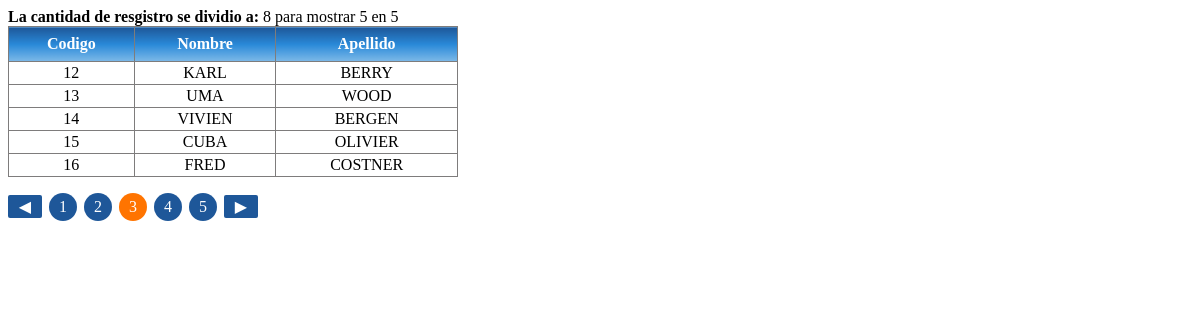
The app's page /?pag=3 with its own data.
### tables this page shows
CREATE TABLE `ejemplo_paginacion` (
  `id` int(5) NOT NULL AUTO_INCREMENT,
  `Nombre` varchar(45) NOT NULL,
  `Apellido` varchar(45) NOT NULL,
  PRIMARY KEY (`id`)
);

### paginador.php (the view)
<?php
$CantidadMostrar=5;
$conetar = new mysqli("localhost", "root", "", "turl");
if ($conetar->connect_errno) {
    echo "Fallo al conectar a MySQL: (" . $conetar->connect_errno . ") " . $conetar->connect_error;
}else{
    $compag         =(int)(!isset($_GET['pag'])) ? 1 : $_GET['pag'];
	$TotalReg       =$conetar->query("SELECT * FROM ejemplo_paginacion");
	$TotalRegistro  =ceil($TotalReg->num_rows/$CantidadMostrar);
	echo "<b>La cantidad de resgistro se dividio a: </b>".$TotalRegistro." para mostrar 5 en 5<br>";
	$consultavistas ="SELECT
						id,Nombre,Apellido
						FROM
						ejemplo_paginacion
						ORDER BY
						ejemplo_paginacion.id ASC
						LIMIT ".(($compag-1)*$CantidadMostrar)." , ".$CantidadMostrar;
	$consulta=$conetar->query($consultavistas);
         echo "<table><tr><th>Codigo</th><th>Nombre</th><th>Apellido</th></tr>";
	while ($lista=$consulta->fetch_row()) {
	     echo "<tr><td>".$lista[0]."</td><td>".$lista[1]."</td><td>".$lista[2]."</td></tr>";
	}
	    echo "</table>";
	$IncrimentNum =(($compag +1)<=$TotalRegistro)?($compag +1):1;
  	$DecrementNum =(($compag -1))<1?1:($compag -1);
	echo "<ul><li class=\"btn\"><a href=\"?pag=".$DecrementNum."\">◀</a></li>";
     $Desde=$compag-(ceil($CantidadMostrar/2)-1);
     $Hasta=$compag+(ceil($CantidadMostrar/2)-1);
     $Desde=($Desde<1)?1: $Desde;
     $Hasta=($Hasta<$CantidadMostrar)?$CantidadMostrar:$Hasta;
     for($i=$Desde; $i<=$Hasta;$i++){
     	if($i<=$TotalRegistro){
     	  if($i==$compag){
           echo "<li class=\"active\"><a href=\"?pag=".$i."\">".$i."</a></li>";
     	  }else {
     	  	echo "<li><a href=\"?pag=".$i."\">".$i."</a></li>";
     	  }
     	}
     }
	echo "<li class=\"btn\"><a href=\"?pag=".$IncrimentNum."\">▶</a></li></ul>";
}
?>

### index.php (style rules this page uses)
table { width: 450px; }
table th { background: rgb(30,87,153); background: -moz-linear-gradient(top, rgba(30,87,153,1) 0%, rgba(41,137,216,1) 50%, rgba(125,185,232,1) 100%); background: -webkit-linear-gradient(top, rgba(30,87,153,1) 0%,rgba(41,137,216,1) 50%,rgba(125,185,232,1) 100%); background: linear-gradient(to bottom, rgba(30,87,153,1) 0%,rgba(41,137,216,1) 50%,rgba(125,185,232,1) 100%); filter: progid:DXImageTransform.Microsoft.gradient( startColorstr='#1e5799', endColorstr='#7db9e8',GradientType=0 ); color: #FFFFFF; height: 30px; }
.active > a { background: rgb(255,116,0); }
ul { margin-left: 0px; padding: 0px; }
ul > li { list-style: none; display: inline-block; margin-right:7px; }
ul > li > a { color: #FFFFFF; text-decoration: none; padding: 5px 10px 5px 10px; display: block; background: #1e5799; border-radius: 20px; }
.btn > a { padding: 2px; background: #1e5799; border-radius: 2px; text-align: center; width:30px; }
table { border: solid 1px #7E7C7C; border-collapse: collapse; }
td , th { border: solid 1px #7E7C7C; padding: 2px; text-align: center; }

### records on screen
ejemplo_paginacion: id "12", Nombre "KARL", Apellido "BERRY"
ejemplo_paginacion: id "13", Nombre "UMA", Apellido "WOOD"
ejemplo_paginacion: id "14", Nombre "VIVIEN", Apellido "BERGEN"
ejemplo_paginacion: id "15", Nombre "CUBA", Apellido "OLIVIER"
ejemplo_paginacion: id "16", Nombre "FRED", Apellido "COSTNER"

### other values on screen
$TotalRegistro "8"
